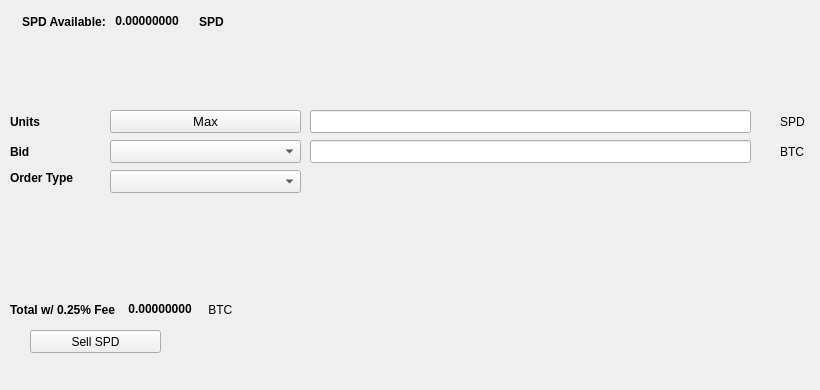
   <widget class="QWidget" name="SellTab">
    <attribute name="title">
     <string>Sell</string>
    </attribute>
    <widget class="QLabel" name="label_16">
     <property name="geometry">
      <rect>
       <x>780</x>
       <y>140</y>
       <width>31</width>
       <height>23</height>
      </rect>
     </property>
     <property name="text">
      <string>BTC</string>
     </property>
    </widget>
    <widget class="QComboBox" name="SellBidcomboBox">
     <property name="geometry">
      <rect>
       <x>110</x>
       <y>140</y>
       <width>191</width>
       <height>23</height>
      </rect>
     </property>
     <property name="font">
      <font>
       <pointsize>10</pointsize>
      </font>
     </property>
    </widget>
    <widget class="QLabel" name="label_18">
     <property name="geometry">
      <rect>
       <x>10</x>
       <y>110</y>
       <width>46</width>
       <height>23</height>
      </rect>
     </property>
     <property name="font">
      <font>
       <weight>75</weight>
       <bold>true</bold>
      </font>
     </property>
     <property name="text">
      <string>Units</string>
     </property>
    </widget>
    <widget class="QPushButton" name="Sell_Max_Amount">
     <property name="geometry">
      <rect>
       <x>110</x>
       <y>110</y>
       <width>191</width>
       <height>23</height>
      </rect>
     </property>
     <property name="font">
      <font>
       <pointsize>10</pointsize>
      </font>
     </property>
     <property name="text">
      <string>Max</string>
     </property>
    </widget>
    <widget class="QLabel" name="label_20">
     <property name="geometry">
      <rect>
       <x>10</x>
       <y>170</y>
       <width>91</width>
       <height>16</height>
      </rect>
     </property>
     <property name="font">
      <font>
       <weight>75</weight>
       <bold>true</bold>
      </font>
     </property>
     <property name="text">
      <string>Order Type</string>
     </property>
    </widget>
    <widget class="QComboBox" name="SellOrdertypeCombo">
     <property name="geometry">
      <rect>
       <x>110</x>
       <y>170</y>
       <width>191</width>
       <height>23</height>
      </rect>
     </property>
     <property name="font">
      <font>
       <pointsize>10</pointsize>
      </font>
     </property>
    </widget>
    <widget class="QLabel" name="label_21">
     <property name="geometry">
      <rect>
       <x>10</x>
       <y>140</y>
       <width>46</width>
       <height>23</height>
      </rect>
     </property>
     <property name="font">
      <font>
       <weight>75</weight>
       <bold>true</bold>
      </font>
     </property>
     <property name="text">
      <string>Bid</string>
     </property>
    </widget>
    <widget class="QLabel" name="label_22">
     <property name="geometry">
      <rect>
       <x>780</x>
       <y>110</y>
       <width>31</width>
       <height>23</height>
      </rect>
     </property>
     <property name="text">
      <string>SPD</string>
     </property>
    </widget>
    <widget class="QLineEdit" name="UnitsInputSPD">
     <property name="geometry">
      <rect>
       <x>310</x>
       <y>110</y>
       <width>441</width>
       <height>23</height>
      </rect>
     </property>
     <property name="font">
      <font>
       <pointsize>9</pointsize>
       <weight>75</weight>
       <bold>true</bold>
      </font>
     </property>
    </widget>
    <widget class="QLineEdit" name="SellBidPriceEdit">
     <property name="geometry">
      <rect>
       <x>310</x>
       <y>140</y>
       <width>441</width>
       <height>23</height>
      </rect>
     </property>
     <property name="font">
      <font>
       <pointsize>9</pointsize>
       <weight>75</weight>
       <bold>true</bold>
      </font>
     </property>
    </widget>
    <widget class="QPushButton" name="SellSPDBTN">
     <property name="geometry">
      <rect>
       <x>30</x>
       <y>330</y>
       <width>131</width>
       <height>23</height>
      </rect>
     </property>
     <property name="text">
      <string>Sell SPD</string>
     </property>
     <property name="icon">
      <iconset resource="../stipend">
       <normaloff>:/icons/bitcoin</normaloff>:/icons/bitcoin</iconset>
     </property>
    </widget>
    <widget class="QWidget" name="layoutWidget3">
     <property name="geometry">
      <rect>
       <x>22</x>
       <y>12</y>
       <width>258</width>
       <height>19</height>
      </rect>
     </property>
     <layout class="QHBoxLayout" name="horizontalLayout">
      <item>
       <widget class="QLabel" name="label232_2">
        <property name="font">
         <font>
          <weight>75</weight>
          <bold>true</bold>
         </font>
        </property>
        <property name="text">
         <string>SPD Available:</string>
        </property>
       </widget>
      </item>
      <item>
       <widget class="QLabel" name="SPDAvailableLabel">
        <property name="palette">
         <palette>
          <active>
           <colorrole role="WindowText">
            <brush brushstyle="SolidPattern">
             <color alpha="255">
              <red>0</red>
              <green>0</green>
              <blue>0</blue>
             </color>
            </brush>
           </colorrole>
           <colorrole role="Button">
            <brush brushstyle="SolidPattern">
             <color alpha="255">
              <red>0</red>
              <green>170</green>
              <blue>0</blue>
             </color>
            </brush>
           </colorrole>
           <colorrole role="Light">
            <brush brushstyle="SolidPattern">
             <color alpha="255">
              <red>0</red>
              <green>255</green>
              <blue>0</blue>
             </color>
            </brush>
           </colorrole>
           <colorrole role="Midlight">
            <brush brushstyle="SolidPattern">
             <color alpha="255">
              <red>0</red>
              <green>212</green>
              <blue>0</blue>
             </color>
            </brush>
           </colorrole>
           <colorrole role="Dark">
            <brush brushstyle="SolidPattern">
             <color alpha="255">
              <red>0</red>
              <green>85</green>
              <blue>0</blue>
             </color>
            </brush>
           </colorrole>
           <colorrole role="Mid">
            <brush brushstyle="SolidPattern">
             <color alpha="255">
              <red>0</red>
              <green>113</green>
              <blue>0</blue>
             </color>
            </brush>
           </colorrole>
           <colorrole role="Text">
            <brush brushstyle="SolidPattern">
             <color alpha="255">
              <red>0</red>
              <green>170</green>
              <blue>0</blue>
             </color>
            </brush>
           </colorrole>
           <colorrole role="BrightText">
            <brush brushstyle="SolidPattern">
             <color alpha="255">
              <red>255</red>
              <green>255</green>
              <blue>255</blue>
             </color>
            </brush>
           </colorrole>
           <colorrole role="ButtonText">
            <brush brushstyle="SolidPattern">
             <color alpha="255">
              <red>0</red>
              <green>0</green>
              <blue>0</blue>
             </color>
            </brush>
           </colorrole>
           <colorrole role="Base">
            <brush brushstyle="SolidPattern">
             <color alpha="255">
              <red>255</red>
              <green>255</green>
              <blue>255</blue>
             </color>
            </brush>
           </colorrole>
           <colorrole role="Window">
            <brush brushstyle="SolidPattern">
             <color alpha="255">
              <red>0</red>
              <green>170</green>
              <blue>0</blue>
             </color>
            </brush>
           </colorrole>
           <colorrole role="Shadow">
            <brush brushstyle="SolidPattern">
             <color alpha="255">
              <red>0</red>
              <green>0</green>
              <blue>0</blue>
             </color>
            </brush>
           </colorrole>
           <colorrole role="AlternateBase">
            <brush brushstyle="SolidPattern">
             <color alpha="255">
              <red>127</red>
              <green>212</green>
              <blue>127</blue>
             </color>
            </brush>
           </colorrole>
           <colorrole role="ToolTipBase">
            <brush brushstyle="SolidPattern">
             <color alpha="255">
              <red>255</red>
              <green>255</green>
              <blue>220</blue>
             </color>
            </brush>
           </colorrole>
           <colorrole role="ToolTipText">
            <brush brushstyle="SolidPattern">
             <color alpha="255">
              <red>0</red>
              <green>0</green>
              <blue>0</blue>
             </color>
            </brush>
           </colorrole>
          </active>
          <inactive>
           <colorrole role="WindowText">
            <brush brushstyle="SolidPattern">
             <color alpha="255">
              <red>0</red>
              <green>0</green>
              <blue>0</blue>
             </color>
            </brush>
           </colorrole>
           <colorrole role="Button">
            <brush brushstyle="SolidPattern">
             <color alpha="255">
              <red>0</red>
              <green>170</green>
              <blue>0</blue>
             </color>
            </brush>
           </colorrole>
           <colorrole role="Light">
            <brush brushstyle="SolidPattern">
             <color alpha="255">
              <red>0</red>
              <green>255</green>
              <blue>0</blue>
             </color>
            </brush>
           </colorrole>
           <colorrole role="Midlight">
            <brush brushstyle="SolidPattern">
             <color alpha="255">
              <red>0</red>
              <green>212</green>
              <blue>0</blue>
             </color>
            </brush>
           </colorrole>
           <colorrole role="Dark">
            <brush brushstyle="SolidPattern">
             <color alpha="255">
              <red>0</red>
              <green>85</green>
              <blue>0</blue>
             </color>
            </brush>
           </colorrole>
           <colorrole role="Mid">
            <brush brushstyle="SolidPattern">
             <color alpha="255">
              <red>0</red>
              <green>113</green>
              <blue>0</blue>
             </color>
            </brush>
           </colorrole>
           <colorrole role="Text">
            <brush brushstyle="SolidPattern">
             <color alpha="255">
              <red>0</red>
              <green>170</green>
              <blue>0</blue>
             </color>
            </brush>
           </colorrole>
           <colorrole role="BrightText">
            <brush brushstyle="SolidPattern">
             <color alpha="255">
              <red>255</red>
              <green>255</green>
              <blue>255</blue>
             </color>
            </brush>
           </colorrole>
           <colorrole role="ButtonText">
            <brush brushstyle="SolidPattern">
             <color alpha="255">
              <red>0</red>
              <green>0</green>
              <blue>0</blue>
             </color>
            </brush>
           </colorrole>
           <colorrole role="Base">
            <brush brushstyle="SolidPattern">
             <color alpha="255">
              <red>255</red>
              <green>255</green>
              <blue>255</blue>
             </color>
            </brush>
           </colorrole>
           <colorrole role="Window">
            <brush brushstyle="SolidPattern">
             <color alpha="255">
              <red>0</red>
              <green>170</green>
              <blue>0</blue>
             </color>
            </brush>
           </colorrole>
           <colorrole role="Shadow">
            <brush brushstyle="SolidPattern">
             <color alpha="255">
              <red>0</red>
              <green>0</green>
              <blue>0</blue>
             </color>
            </brush>
           </colorrole>
           <colorrole role="AlternateBase">
            <brush brushstyle="SolidPattern">
             <color alpha="255">
              <red>127</red>
              <green>212</green>
              <blue>127</blue>
             </color>
            </brush>
           </colorrole>
           <colorrole role="ToolTipBase">
            <brush brushstyle="SolidPattern">
             <color alpha="255">
              <red>255</red>
              <green>255</green>
              <blue>220</blue>
             </color>
            </brush>
           </colorrole>
           <colorrole role="ToolTipText">
            <brush brushstyle="SolidPattern">
             <color alpha="255">
              <red>0</red>
              <green>0</green>
              <blue>0</blue>
             </color>
            </brush>
           </colorrole>
          </inactive>
          <disabled>
           <colorrole role="WindowText">
            <brush brushstyle="SolidPattern">
             <color alpha="255">
              <red>0</red>
              <green>85</green>
              <blue>0</blue>
             </color>
            </brush>
           </colorrole>
           <colorrole role="Button">
            <brush brushstyle="SolidPattern">
             <color alpha="255">
              <red>0</red>
              <green>170</green>
              <blue>0</blue>
             </color>
            </brush>
           </colorrole>
           <colorrole role="Light">
            <brush brushstyle="SolidPattern">
             <color alpha="255">
              <red>0</red>
              <green>255</green>
              <blue>0</blue>
             </color>
            </brush>
           </colorrole>
           <colorrole role="Midlight">
            <brush brushstyle="SolidPattern">
             <color alpha="255">
              <red>0</red>
              <green>212</green>
              <blue>0</blue>
             </color>
            </brush>
           </colorrole>
           <colorrole role="Dark">
            <brush brushstyle="SolidPattern">
             <color alpha="255">
              <red>0</red>
              <green>85</green>
              <blue>0</blue>
             </color>
            </brush>
           </colorrole>
           <colorrole role="Mid">
            <brush brushstyle="SolidPattern">
             <color alpha="255">
              <red>0</red>
              <green>113</green>
              <blue>0</blue>
             </color>
            </brush>
           </colorrole>
           <colorrole role="Text">
            <brush brushstyle="SolidPattern">
             <color alpha="255">
              <red>0</red>
              <green>85</green>
              <blue>0</blue>
             </color>
            </brush>
           </colorrole>
           <colorrole role="BrightText">
            <brush brushstyle="SolidPattern">
             <color alpha="255">
              <red>255</red>
              <green>255</green>
              <blue>255</blue>
             </color>
            </brush>
           </colorrole>
           <colorrole role="ButtonText">
            <brush brushstyle="SolidPattern">
             <color alpha="255">
              <red>0</red>
              <green>85</green>
              <blue>0</blue>
             </color>
            </brush>
           </colorrole>
           <colorrole role="Base">
            <brush brushstyle="SolidPattern">
             <color alpha="255">
              <red>0</red>
              <green>170</green>
              <blue>0</blue>
             </color>
            </brush>
           </colorrole>
           <colorrole role="Window">
            <brush brushstyle="SolidPattern">
             <color alpha="255">
              <red>0</red>
              <green>170</green>
              <blue>0</blue>
             </color>
            </brush>
           </colorrole>
           <colorrole role="Shadow">
            <brush brushstyle="SolidPattern">
             <color alpha="255">
              <red>0</red>
              <green>0</green>
              <blue>0</blue>
             </color>
            </brush>
           </colorrole>
           <colorrole role="AlternateBase">
            <brush brushstyle="SolidPattern">
             <color alpha="255">
              <red>0</red>
              <green>170</green>
              <blue>0</blue>
             </color>
            </brush>
           </colorrole>
           <colorrole role="ToolTipBase">
            <brush brushstyle="SolidPattern">
             <color alpha="255">
              <red>255</red>
              <green>255</green>
              <blue>220</blue>
             </color>
            </brush>
           </colorrole>
           <colorrole role="ToolTipText">
            <brush brushstyle="SolidPattern">
             <color alpha="255">
              <red>0</red>
              <green>0</green>
              <blue>0</blue>
             </color>
            </brush>
           </colorrole>
          </disabled>
         </palette>
        </property>
        <property name="font">
         <font>
          <weight>75</weight>
          <bold>true</bold>
         </font>
        </property>
        <property name="text">
         <string> 0.00000000 </string>
        </property>
        <property name="textInteractionFlags">
         <set>Qt::LinksAccessibleByMouse|Qt::TextSelectableByKeyboard|Qt::TextSelectableByMouse</set>
        </property>
       </widget>
      </item>
      <item>
       <widget class="QLabel" name="labelSPD">
        <property name="font">
         <font>
          <weight>75</weight>
          <bold>true</bold>
         </font>
        </property>
        <property name="text">
         <string>SPD</string>
        </property>
       </widget>
      </item>
     </layout>
    </widget>
    <widget class="QWidget" name="layoutWidget">
     <property name="geometry">
      <rect>
       <x>10</x>
       <y>300</y>
       <width>268</width>
       <height>19</height>
      </rect>
     </property>
     <layout class="QHBoxLayout" name="horizontalLayout_2">
      <item>
       <widget class="QLabel" name="label_19">
        <property name="font">
         <font>
          <weight>75</weight>
          <bold>true</bold>
         </font>
        </property>
        <property name="text">
         <string>Total w/ 0.25% Fee </string>
        </property>
       </widget>
      </item>
      <item>
       <widget class="QLabel" name="SellCostLabel">
        <property name="palette">
         <palette>
          <active>
           <colorrole role="WindowText">
            <brush brushstyle="SolidPattern">
             <color alpha="255">
              <red>0</red>
              <green>0</green>
              <blue>0</blue>
             </color>
            </brush>
           </colorrole>
           <colorrole role="Button">
            <brush brushstyle="SolidPattern">
             <color alpha="255">
              <red>0</red>
              <green>170</green>
              <blue>0</blue>
             </color>
            </brush>
           </colorrole>
           <colorrole role="Light">
            <brush brushstyle="SolidPattern">
             <color alpha="255">
              <red>0</red>
              <green>255</green>
              <blue>0</blue>
             </color>
            </brush>
           </colorrole>
           <colorrole role="Midlight">
            <brush brushstyle="SolidPattern">
             <color alpha="255">
              <red>0</red>
              <green>212</green>
              <blue>0</blue>
             </color>
            </brush>
           </colorrole>
           <colorrole role="Dark">
            <brush brushstyle="SolidPattern">
             <color alpha="255">
              <red>0</red>
              <green>85</green>
              <blue>0</blue>
             </color>
            </brush>
           </colorrole>
           <colorrole role="Mid">
            <brush brushstyle="SolidPattern">
             <color alpha="255">
              <red>0</red>
              <green>113</green>
              <blue>0</blue>
             </color>
            </brush>
           </colorrole>
           <colorrole role="Text">
            <brush brushstyle="SolidPattern">
             <color alpha="255">
              <red>0</red>
              <green>170</green>
              <blue>0</blue>
             </color>
            </brush>
           </colorrole>
           <colorrole role="BrightText">
            <brush brushstyle="SolidPattern">
             <color alpha="255">
              <red>255</red>
              <green>255</green>
              <blue>255</blue>
             </color>
            </brush>
           </colorrole>
           <colorrole role="ButtonText">
            <brush brushstyle="SolidPattern">
             <color alpha="255">
              <red>0</red>
              <green>0</green>
              <blue>0</blue>
             </color>
            </brush>
           </colorrole>
           <colorrole role="Base">
            <brush brushstyle="SolidPattern">
             <color alpha="255">
              <red>255</red>
              <green>255</green>
              <blue>255</blue>
             </color>
            </brush>
           </colorrole>
           <colorrole role="Window">
            <brush brushstyle="SolidPattern">
             <color alpha="255">
              <red>0</red>
              <green>170</green>
              <blue>0</blue>
             </color>
            </brush>
           </colorrole>
           <colorrole role="Shadow">
            <brush brushstyle="SolidPattern">
             <color alpha="255">
              <red>0</red>
              <green>0</green>
              <blue>0</blue>
             </color>
            </brush>
           </colorrole>
           <colorrole role="AlternateBase">
            <brush brushstyle="SolidPattern">
             <color alpha="255">
              <red>127</red>
              <green>212</green>
              <blue>127</blue>
             </color>
            </brush>
           </colorrole>
           <colorrole role="ToolTipBase">
            <brush brushstyle="SolidPattern">
             <color alpha="255">
              <red>255</red>
              <green>255</green>
              <blue>220</blue>
             </color>
            </brush>
           </colorrole>
           <colorrole role="ToolTipText">
            <brush brushstyle="SolidPattern">
             <color alpha="255">
              <red>0</red>
              <green>0</green>
              <blue>0</blue>
             </color>
            </brush>
           </colorrole>
          </active>
          <inactive>
           <colorrole role="WindowText">
            <brush brushstyle="SolidPattern">
             <color alpha="255">
              <red>0</red>
              <green>0</green>
              <blue>0</blue>
             </color>
            </brush>
           </colorrole>
           <colorrole role="Button">
            <brush brushstyle="SolidPattern">
             <color alpha="255">
              <red>0</red>
              <green>170</green>
              <blue>0</blue>
             </color>
            </brush>
           </colorrole>
           <colorrole role="Light">
            <brush brushstyle="SolidPattern">
             <color alpha="255">
              <red>0</red>
              <green>255</green>
              <blue>0</blue>
             </color>
            </brush>
           </colorrole>
           <colorrole role="Midlight">
            <brush brushstyle="SolidPattern">
             <color alpha="255">
              <red>0</red>
              <green>212</green>
              <blue>0</blue>
             </color>
            </brush>
           </colorrole>
           <colorrole role="Dark">
            <brush brushstyle="SolidPattern">
             <color alpha="255">
              <red>0</red>
              <green>85</green>
              <blue>0</blue>
             </color>
            </brush>
           </colorrole>
           <colorrole role="Mid">
            <brush brushstyle="SolidPattern">
             <color alpha="255">
              <red>0</red>
              <green>113</green>
              <blue>0</blue>
             </color>
            </brush>
           </colorrole>
           <colorrole role="Text">
            <brush brushstyle="SolidPattern">
             <color alpha="255">
              <red>0</red>
              <green>170</green>
              <blue>0</blue>
             </color>
            </brush>
           </colorrole>
           <colorrole role="BrightText">
            <brush brushstyle="SolidPattern">
             <color alpha="255">
              <red>255</red>
              <green>255</green>
              <blue>255</blue>
             </color>
            </brush>
           </colorrole>
           <colorrole role="ButtonText">
            <brush brushstyle="SolidPattern">
             <color alpha="255">
              <red>0</red>
              <green>0</green>
              <blue>0</blue>
             </color>
            </brush>
           </colorrole>
           <colorrole role="Base">
            <brush brushstyle="SolidPattern">
             <color alpha="255">
              <red>255</red>
              <green>255</green>
              <blue>255</blue>
             </color>
            </brush>
           </colorrole>
           <colorrole role="Window">
            <brush brushstyle="SolidPattern">
             <color alpha="255">
              <red>0</red>
              <green>170</green>
              <blue>0</blue>
             </color>
            </brush>
           </colorrole>
           <colorrole role="Shadow">
            <brush brushstyle="SolidPattern">
             <color alpha="255">
              <red>0</red>
              <green>0</green>
              <blue>0</blue>
             </color>
            </brush>
           </colorrole>
           <colorrole role="AlternateBase">
            <brush brushstyle="SolidPattern">
             <color alpha="255">
              <red>127</red>
              <green>212</green>
              <blue>127</blue>
             </color>
            </brush>
           </colorrole>
           <colorrole role="ToolTipBase">
            <brush brushstyle="SolidPattern">
             <color alpha="255">
              <red>255</red>
              <green>255</green>
              <blue>220</blue>
             </color>
            </brush>
           </colorrole>
           <colorrole role="ToolTipText">
            <brush brushstyle="SolidPattern">
             <color alpha="255">
              <red>0</red>
              <green>0</green>
              <blue>0</blue>
             </color>
            </brush>
           </colorrole>
          </inactive>
          <disabled>
           <colorrole role="WindowText">
            <brush brushstyle="SolidPattern">
             <color alpha="255">
              <red>0</red>
              <green>85</green>
              <blue>0</blue>
             </color>
            </brush>
           </colorrole>
           <colorrole role="Button">
            <brush brushstyle="SolidPattern">
             <color alpha="255">
              <red>0</red>
              <green>170</green>
              <blue>0</blue>
             </color>
            </brush>
           </colorrole>
           <colorrole role="Light">
            <brush brushstyle="SolidPattern">
             <color alpha="255">
              <red>0</red>
              <green>255</green>
              <blue>0</blue>
             </color>
            </brush>
           </colorrole>
           <colorrole role="Midlight">
            <brush brushstyle="SolidPattern">
             <color alpha="255">
              <red>0</red>
              <green>212</green>
              <blue>0</blue>
             </color>
            </brush>
           </colorrole>
           <colorrole role="Dark">
            <brush brushstyle="SolidPattern">
             <color alpha="255">
              <red>0</red>
              <green>85</green>
              <blue>0</blue>
             </color>
            </brush>
           </colorrole>
           <colorrole role="Mid">
            <brush brushstyle="SolidPattern">
             <color alpha="255">
              <red>0</red>
              <green>113</green>
              <blue>0</blue>
             </color>
            </brush>
           </colorrole>
           <colorrole role="Text">
            <brush brushstyle="SolidPattern">
             <color alpha="255">
              <red>0</red>
              <green>85</green>
              <blue>0</blue>
             </color>
            </brush>
           </colorrole>
           <colorrole role="BrightText">
            <brush brushstyle="SolidPattern">
             <color alpha="255">
              <red>255</red>
              <green>255</green>
              <blue>255</blue>
             </color>
            </brush>
           </colorrole>
           <colorrole role="ButtonText">
            <brush brushstyle="SolidPattern">
             <color alpha="255">
              <red>0</red>
              <green>85</green>
              <blue>0</blue>
             </color>
            </brush>
           </colorrole>
           <colorrole role="Base">
            <brush brushstyle="SolidPattern">
             <color alpha="255">
              <red>0</red>
              <green>170</green>
              <blue>0</blue>
             </color>
            </brush>
           </colorrole>
           <colorrole role="Window">
            <brush brushstyle="SolidPattern">
             <color alpha="255">
              <red>0</red>
              <green>170</green>
              <blue>0</blue>
             </color>
            </brush>
           </colorrole>
           <colorrole role="Shadow">
            <brush brushstyle="SolidPattern">
             <color alpha="255">
              <red>0</red>
              <green>0</green>
              <blue>0</blue>
             </color>
            </brush>
           </colorrole>
           <colorrole role="AlternateBase">
            <brush brushstyle="SolidPattern">
             <color alpha="255">
              <red>0</red>
              <green>170</green>
              <blue>0</blue>
             </color>
            </brush>
           </colorrole>
           <colorrole role="ToolTipBase">
            <brush brushstyle="SolidPattern">
             <color alpha="255">
              <red>255</red>
              <green>255</green>
              <blue>220</blue>
             </color>
            </brush>
           </colorrole>
           <colorrole role="ToolTipText">
            <brush brushstyle="SolidPattern">
             <color alpha="255">
              <red>0</red>
              <green>0</green>
              <blue>0</blue>
             </color>
            </brush>
           </colorrole>
          </disabled>
         </palette>
        </property>
        <property name="font">
         <font>
          <weight>75</weight>
          <bold>true</bold>
         </font>
        </property>
        <property name="autoFillBackground">
         <bool>false</bool>
        </property>
        <property name="text">
         <string> 0.00000000</string>
        </property>
        <property name="textInteractionFlags">
         <set>Qt::LinksAccessibleByMouse|Qt::TextSelectableByMouse</set>
        </property>
       </widget>
      </item>
      <item>
       <widget class="QLabel" name="label_17">
        <property name="font">
         <font>
          <weight>50</weight>
          <bold>false</bold>
         </font>
        </property>
        <property name="text">
         <string> BTC</string>
        </property>
       </widget>
      </item>
     </layout>
    </widget>
    <widget class="QLabel" name="label_23">
     <property name="geometry">
      <rect>
       <x>460</x>
       <y>300</y>
       <width>281</width>
       <height>81</height>
      </rect>
     </property>
     <property name="text">
      <string/>
     </property>
     <property name="pixmap">
      <pixmap>:/images/bittrex</pixmap>
     </property>
    </widget>
   </widget>
